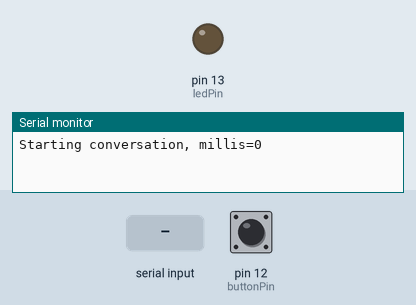
Recording of a sketch running on a simulated Arduino Uno, built with avr-gcc and run on an emulated ATmega328P. Parts: output pins drawn as LEDs (lit = HIGH), the last lines printed to the serial monitor. The inputs (shaded band) are chosen by the test bench; at power-on: pin 12 (buttonPin) HIGH.

Above: at 1.2 s.
1.3 s: "light\n" received over the second serial link
At 2.1 s:
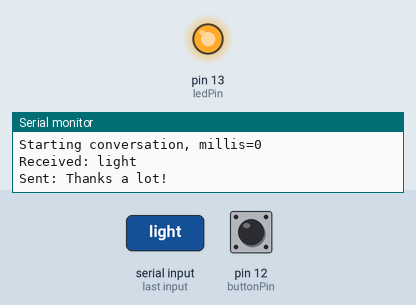
4.3 s: "dark\n" received over Serial
7.3 s: pin 12 (buttonPin) pulled LOW for 0.15 s
8.9 s: "light\n" received over Serial
10.4 s: "dark\n" received over the second serial link
11.9 s: "1\n" received over Serial
Timing chart, 0 to 14.4 s (numbered marks = the images above; inputs shaded):
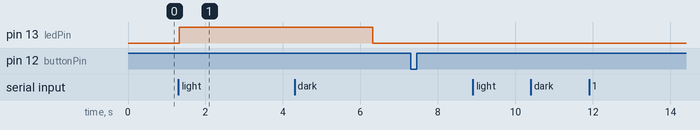

Measured:
- after the input at 1.3 s, pin 13 (ledPin): LOW → HIGH at once

The sketch:

serialChitChatLEDbutton_101917a.ino
```cpp
/* serialChitChat_101917
 *  Clay 2017
 *  This script does three things
 *  1.) sets up a hardware serial connection to a PC
 *      and a software serial connection to another arduino
 *  2.) mirrors the inputs from the serial monitor to the outgoing
 *      softSerial port
 *  3.) searches for a string in the input and does something
 *      if it sees a keyword
 *
 *
 */


#include <SoftwareSerial.h>

SoftwareSerial ardSerial(8,9); // instantiate softSer and specify RX/TX pins

String str = "";
String keyword = "dark";
int ind = -1;

int buttonPin = 12;
int ledPin = 13;

void setup() {
  pinMode(buttonPin, INPUT_PULLUP);
  pinMode(ledPin, OUTPUT);
  Serial.begin(9600);
  ardSerial.begin(9600);

  str.reserve(200); // reserve 200bytes for message

  Serial.print("Starting conversation, millis=");
  Serial.println(millis());
}

void loop() {
  checkSerial();

  checkArdSerial();

  if (digitalRead(buttonPin)==LOW) {
    Serial.print("Sent: ");
    Serial.println("Let me shine some light on the subject.");
    ardSerial.println("Let me shine some light on the subject.");
    delay(1000);
  }

}

// check serial input from serial monitor/PC
void checkSerial() {

  if(Serial.available() > 0) { // if input present in buffer
     str = Serial.readStringUntil('\n');  // read until newline
     Serial.print("Sent: ");
     Serial.println(str); // echo to serial monitor display
     ardSerial.println(str);  // print this to softSer output
     //parseString();
  }
}

// check serial input from friend's arduino via softSer
void checkArdSerial() {

  if(ardSerial.available() > 0) {
     str = ardSerial.readStringUntil('\n');
     Serial.print("Received: ");
     Serial.println(str);

     parseString();
  }
}

void parseString() {

    // if partner says keywork "dark" send specific message
    if (str.indexOf("dark")>=0) {
    Serial.println("Oh, let me turn the light on for you.");
    ardSerial.println("Oh, let me turn the light on for you.");
    }
    else if (str.indexOf("light")>=0) {  // turn on led if friend says the word 'light'
      Serial.print("Sent: ");
      Serial.println("Thanks a lot!");
      ardSerial.println("Thanks a lot!");
      digitalWrite(ledPin, HIGH);
      delay(5000);
      digitalWrite(ledPin, LOW);
    }

//    if(str.substring(0)=="hello"){  // not working for some reason
//      Serial.println("hows it going?");
//    }

//// example of parsing string and extracting numerical data
//    millisInd = str.indexOf("millis="); // index of "millis" in message
//    tStr = str.substring(millisInd+8); take substring of end of "millis=" to end
//    t = tStr.toInt();  // convert to number(int)
}
```
